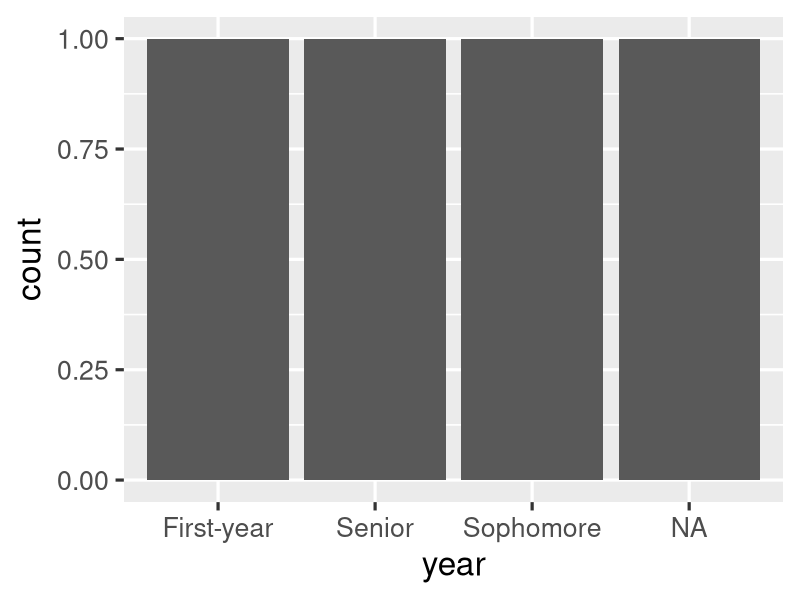
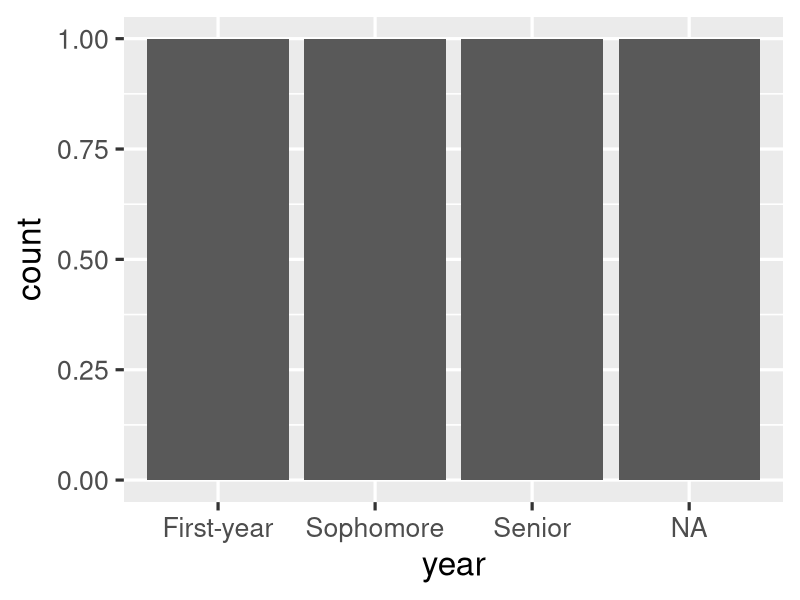

Generate these figures, in order, with R:
## ---- chunk 1
#| label: setup
#| include: false
ggplot2::theme_set(ggplot2::theme_gray(base_size = 24))
todays_ae <- ""
## ---- chunk 2
#| include: false
library(tidyverse)
survey <- read_csv(
  "data/survey-2025-09-23.csv",
  na = c("", "/"),
  col_names = "response",
  skip = 1
) |>
  mutate(response = str_remove(response, "^X - |^V - ")) |>
  separate_wider_delim(
    response,
    delim = " / ",
    names = c("tue_classes", "year")
  ) |>
  mutate(year = str_to_sentence(year))
## ---- chunk 3
survey
## ---- chunk 4
survey
## ---- chunk 5
survey <- survey |>
  mutate(
    tue_classes = case_when(
      tue_classes == "three" ~ "3",
      # add more conditions as needed
      .default = tue_classes
    ),
    tue_classes = as.numeric(tue_classes)
  )

survey
## ---- chunk 6
typeof(TRUE)
## ---- chunk 7
typeof("First-year")
## ---- chunk 8
typeof(2.5)
typeof(3)
## ---- chunk 9
typeof(3L)
typeof(1:3)
## ---- chunk 10
c(1, 2, 3)
## ---- chunk 11
c("Hello", "World!")
## ---- chunk 12
c(c("hi", "hello"), c("bye", "jello"))
## ---- chunk 13
x <- 1:3
x
typeof(x)
## ---- chunk 14
y <- as.character(x)
y
typeof(y)
## ---- chunk 15
x <- c(TRUE, FALSE)
x
typeof(x)
## ---- chunk 16
y <- as.numeric(x)
y
typeof(y)
## ---- chunk 17
c(2, "Just this one!")
## ---- chunk 18
c(FALSE, 3L)
## ---- chunk 19
c(FALSE, 1.2)
## ---- chunk 20
c(2L, "two")
## ---- chunk 21
c(TRUE, "two")
## ---- chunk 22
class_years <- factor(
  c(
    "First-year",
    "Sophomore",
    "Sophomore",
    "Senior",
    "Junior"
  )
)
class_years
## ---- chunk 23
typeof(class_years)
## ---- chunk 24
class(class_years)
## ---- chunk 25
glimpse(class_years)
## ---- chunk 26
as.integer(class_years)
## ---- chunk 27
today <- as.Date("2025-09-23")
today
## ---- chunk 28
typeof(today)
## ---- chunk 29
class(today)
## ---- chunk 30
as.integer(today)
## ---- chunk 31
as.integer(today) / 365 # roughly 55 yrs
## ---- chunk 32
df <- data.frame(x = 1:2, y = 3:4)
df
## ---- chunk 33
typeof(df)
## ---- chunk 34
class(df)
## ---- chunk 35
#| code-line-numbers: "|2|3|4"
l <- list(
  x = 1:4,
  y = c("hi", "hello", "jello"),
  z = c(TRUE, FALSE)
)
l
## ---- chunk 36
df
## ---- chunk 37
df |>
  pull(y)
## ---- chunk 38
#| message: false
survey
## ---- chunk 39
#| out-width: 100%
#| fig-width: 7
#| fig-asp: 0.5
ggplot(survey, mapping = aes(x = year)) +
  geom_bar()
## ---- chunk 40
#| out-width: 100%
#| fig-width: 7
#| fig-asp: 0.5
survey |>
  mutate(
    year = fct_relevel(year, "First-year", "Sophomore", "Junior", "Senior")
  ) |>
  ggplot(mapping = aes(x = year)) +
  geom_bar()
